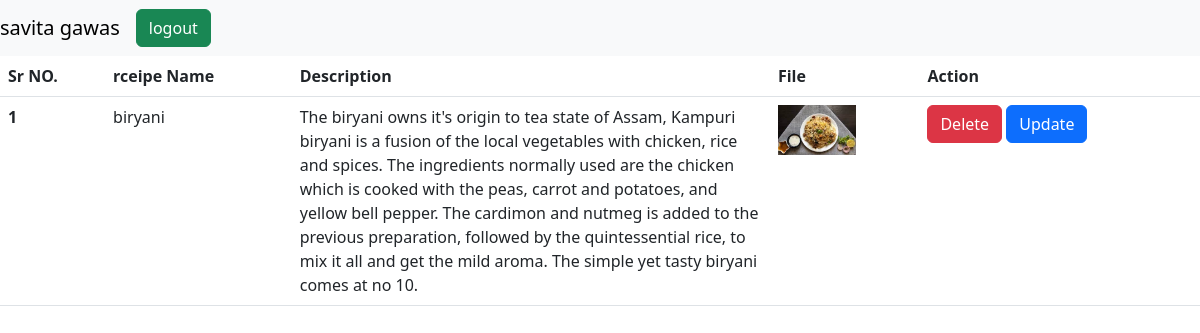
The app's page /receipe/details (signed in) with its own data.
### vege/models.py (models this page shows, shortened)
class Receipe(models.Model):
    user = models.ForeignKey(User, on_delete=models.SET_NULL, null=True,blank=True)
    receipe_name = models.CharField( max_length=100)
    receipe_description = models.TextField()
    receipe_image = models.ImageField(upload_to="receipe")

### vege/views.py (the view)
# urls.py: 2. Add a URL to urlpatterns:  path('', views.home, name='home')
@login_required(login_url="/receipe/login")
def name(request):
    receipes = Receipe.objects.filter(user=request.user)
    context = {'receipes': receipes}
    return render(request, 'vege/detail.html',context)

### templates/vege/detail.html
{% extends "index.html" %}
{% block start %}
<table class="table">
    <thead>
      <tr>
        <th scope="col">Sr NO.</th>
        <th scope="col">rceipe Name</th>
        <th scope="col">Description</th>
        <th scope="col">File</th>
        <th scope="col">Action</th>
      </tr>
    </thead>
    <tbody>
        {% for receipe in receipes%}
      <tr>
        <th scope="row">{{forloop.counter}}</th>
        <td>{{receipe.receipe_name}}</td>
        <td style="max-width:300px">{{receipe.receipe_description}}</td>
        <td><img src="media/{{ receipe.receipe_image}}" alt="{{receipe.receipe_name}}" style="max-height:50px"> </td>
        <td>
            <a href="/receipe/delete_receipe/{{receipe.id}}" class="btn btn-danger">Delete</a>
            <a href="/receipe/update_receipe/{{receipe.id}}" class="btn btn-primary">Update</a>
        </td>
      </tr>
       {% endfor %}
    </tbody>
  </table>
{% endblock %}

### templates/index.html (shortened to what this page needs)
<!DOCTYPE html>
<html>
    <head>
        <link href="https://cdn.jsdelivr.net/npm/bootstrap@5.3.0/dist/css/bootstrap.min.css" rel="stylesheet">
    </head>
    <body>
      <nav class="navbar navbar-expand-lg navbar-light bg-light">
        <a class="navbar-brand" href="#">{{request.user.first_name}} {{request.user.last_name}}</a>
          <form class="d-flex" method="post">
            {% if request.user.is_authenticated %}
            <a href="/receipe/logout" class="btn btn-success" type="submit">logout</a>
            {% else %}
            <a href="/receipe/login" class="btn btn-success" type="submit">login</a>
            {% endif %}
          </form>
      </nav>
        {% block start %}
        {% endblock %}
           </body>
</html>

### records on screen
Receipe: receipe_name "biryani", receipe_description "The biryani owns it's origin to tea state of Assam, Kampuri biryani is a fusion of the local vegetables with chicken, rice and spices. The ingredients normally used are the chicken which is cooked with the peas, carrot and potatoes, and yellow bell pepper. The cardimon and nutmeg is added to the previous preparation, followed by the quintessential rice, to mix it all and get the mild aroma. The simple yet tasty biryani comes at no 10.", receipe_image (picture)

### other values on screen
{{ request.user.first_name }} "savita"
{{ request.user.last_name }} "gawas"
